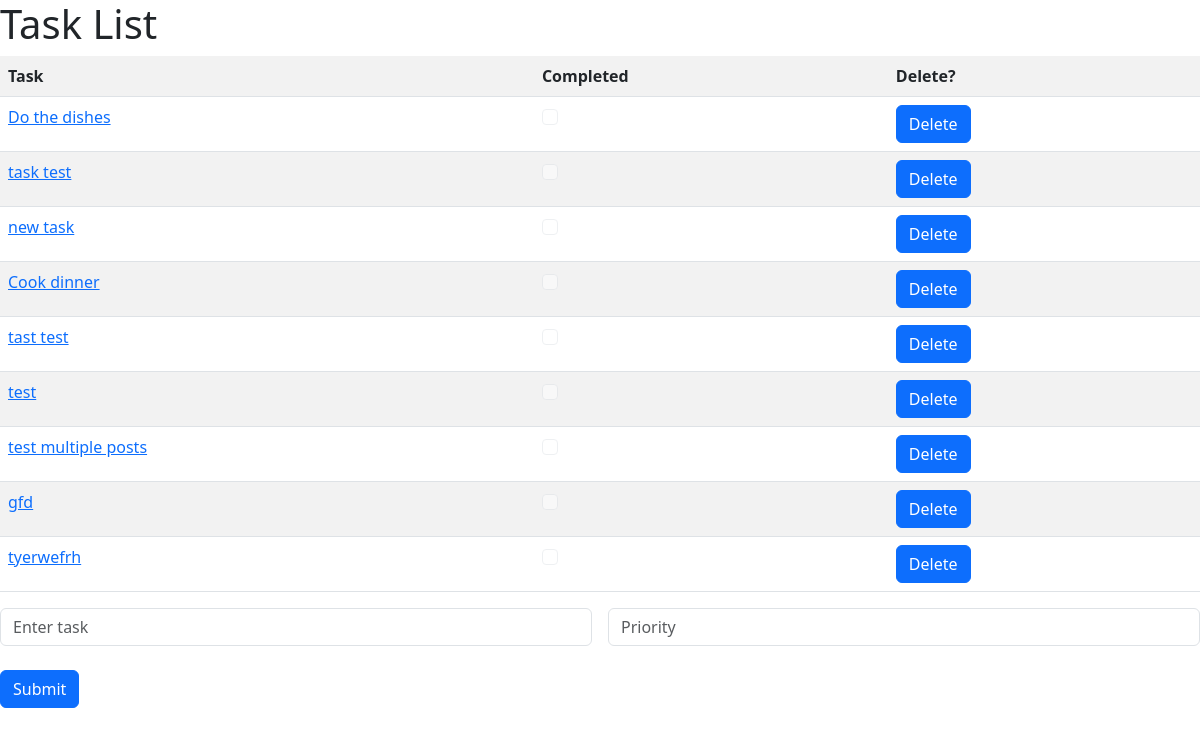
Before: / with the older database file.
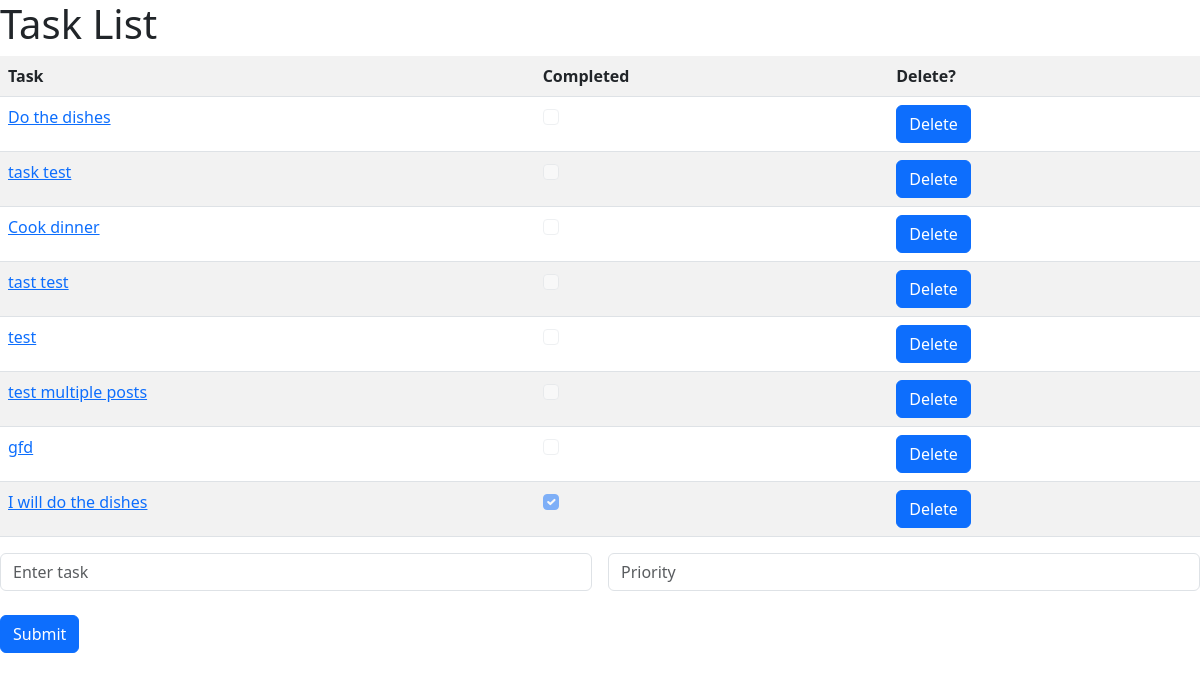
After: the same page with the newer database file.
### taskManagementApp/models.py (models this page shows, shortened)
class TaskDb(models.Model):
    task = models.CharField(max_length=30)
    priority=models.CharField(max_length=30)
    completed = models.BooleanField(default=False)
    time_date = models.DateTimeField(default=timezone.now)

### taskManagementApp/views.py (the view)
# urls.py: 2. Add a URL to urlpatterns:  path('', views.home, name='home')
def home(request):
    if request.method == 'POST':
        form = TaskForm(request.POST or None)
        if form.is_valid():
            form.save()
            all_items = TaskDb.objects.all()
            messages.success(request, ("New item added"))
            return HttpResponseRedirect(reverse('home'))
    else:
        all_items = TaskDb.objects.all()
        return render(request, 'index.html', {'all_items':all_items})

### taskManagementApp/templates/index.html (shortened to what this page needs)
<!DOCTYPE html>
<html lang="en">
<head>
    <link href="https://cdn.jsdelivr.net/npm/bootstrap@5.3.0-alpha3/dist/css/bootstrap.min.css" rel="stylesheet">
</head>
<body>
    <h1>Task List</h1>
    <table class="table table-striped">
        <tr>
            <th>Task</th>
            <th>Completed</th>
            <th>Delete?</th>
        </tr>
        {% for item in all_items %}
        <tr>
            <td><a href="{% url 'tasks' item.id %}">{{item.task}}</a></td>
            <td><input type="checkbox" class="form-check-input" type="checkbox" id="flexCheckDisabled" disabled="disabled" {% if item.completed == True %} checked="checked"{% endif %}</td>
            <td><a href="{% url 'delete' item.id %}" class="btn btn-primary" role="button">Delete</a></td>
        </tr>
        {% endfor %}
    </table>
    <form action="{% url 'home' %}" method="post">
        <div class="row g-3">
            <div class="col">
              <input type="text" class="form-control" name="task" placeholder="Enter task" aria-label="Enter task">
            </div>
            <div class="col">
              <input type="text" class="form-control" name="priority" placeholder="Priority" aria-label="Priority">
            </div>
          </div><br>
          <button type="submit" class="btn btn-primary">Submit</button><br>
    </form>
</body>
</html>

Changed rows visible on the page:
removed TaskDb: task "new task"
removed TaskDb: task "tyerwefrh"
added TaskDb: task "I will do the dishes", completed "☑"
